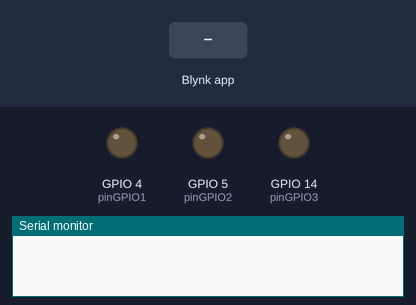
Bench run of a sketch on a simulated ESP8266 (Wemos D1 mini). On the bench: output pins drawn as LEDs (lit = HIGH), the last lines printed to the serial monitor. The inputs (shaded band) are chosen by the test bench.

Above: at 3.1 s.
3.2 s: Blynk app writes 1 to V0
At 4.4 s:
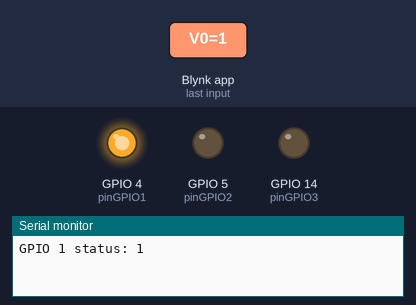
4.7 s: Blynk app writes 1 to V1
At 5.5 s:
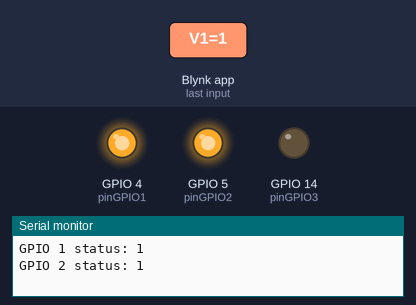
6.2 s: Blynk app writes 0 to V0
At 6.7 s:
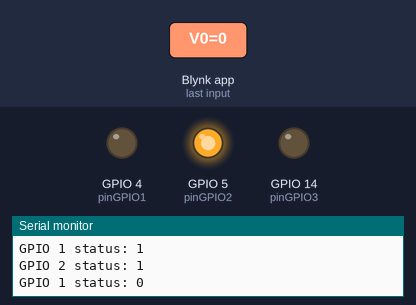
7.7 s: Blynk app writes 1 to V2
At 8.9 s:
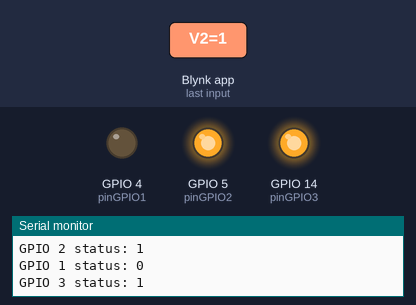
9.2 s: Blynk app writes 200 to V0
At 10.2 s:
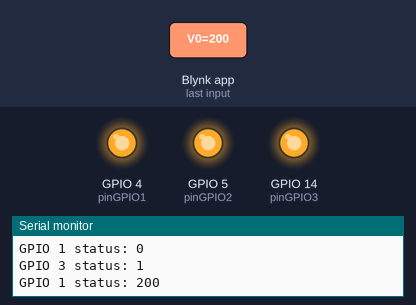
10.7 s: Blynk app writes 0 to V1
At 11.3 s:
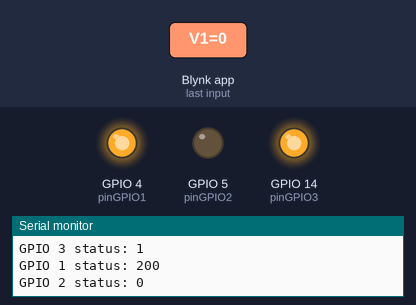
Timing chart, 0 to 13.2 s (numbered marks = the images above; inputs shaded):
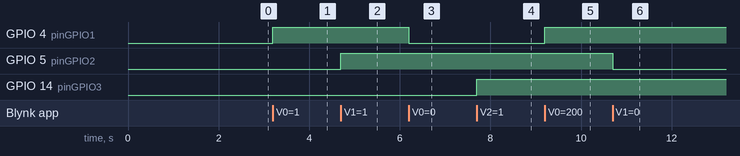

The sketch:

Home-Automation_Esp8266.ino
```cpp
#define BLYNK_TEMPLATE_ID "Template ID from blynk.cloud"
#define BLYNK_TEMPLATE_NAME "Template name from blynk.cloud"

#define BLYNK_FIRMWARE_VERSION        "0.1.0"

#define BLYNK_PRINT Serial
#define APP_DEBUG

#include "BlynkEdgent.h"

const int pinGPIO1 = 4; // GPIO pin connected to V0
const int pinGPIO2 = 5; // GPIO pin connected to V1
const int pinGPIO3 = 14; // GPIO pin connected to V2

void setup() {
  Serial.begin(115200);
  delay(100);

  BlynkEdgent.begin();

  pinMode(pinGPIO1, OUTPUT);
  pinMode(pinGPIO2, OUTPUT);
  pinMode(pinGPIO3, OUTPUT);
}

void loop() {
  BlynkEdgent.run();
}

BLYNK_WRITE(V0) {
  int value = param.asInt();
  digitalWrite(pinGPIO1, value);
  Serial.print("GPIO 1 status: ");
  Serial.println(value);
}

BLYNK_WRITE(V1) {
  int value = param.asInt();
  digitalWrite(pinGPIO2, value);
  Serial.print("GPIO 2 status: ");
  Serial.println(value);
}

BLYNK_WRITE(V2) {
  int value = param.asInt();
  digitalWrite(pinGPIO3, value);
  Serial.print("GPIO 3 status: ");
  Serial.println(value);
}
```

Measured:
- after the input at 3.2 s, GPIO 4 (pinGPIO1): LOW → HIGH at once
- after the input at 4.7 s, GPIO 5 (pinGPIO2): LOW → HIGH at once
- after the input at 6.2 s, GPIO 4 (pinGPIO1): HIGH → LOW at once
- after the input at 7.7 s, GPIO 14 (pinGPIO3): LOW → HIGH at once
- after the input at 9.2 s, GPIO 4 (pinGPIO1): LOW → HIGH at once
- after the input at 10.7 s, GPIO 5 (pinGPIO2): HIGH → LOW at once
